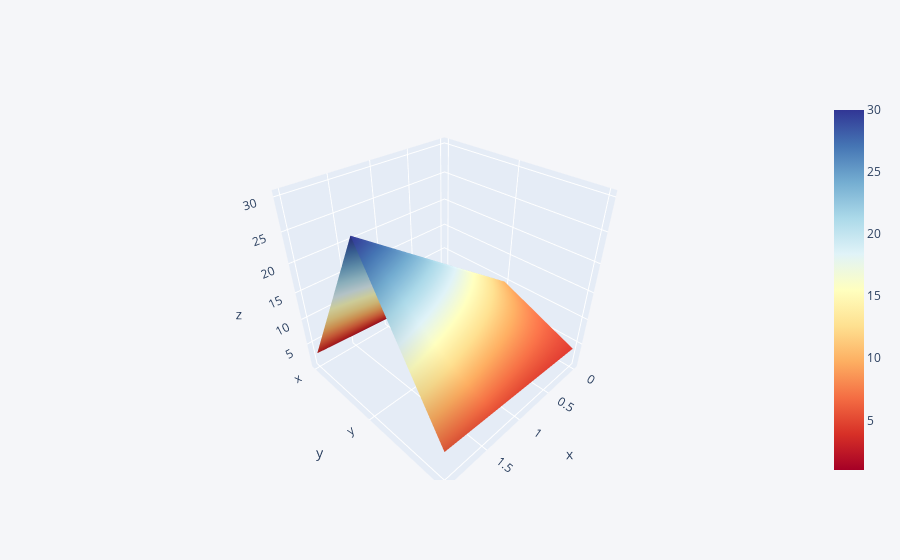

The code cell stored with this chart in its notebook:
### Code cell
df3.iplot(kind='surface', colorscale='rdylbu')

### Figure 1 — Plotly figure (JSON) as saved in the notebook; plotly's stock layout.template omitted (floating-point values rounded to 4 significant figures)
{"data": [{"colorscale": [[0, "rgb(165,0,38)"], [0.1, "rgb(215,48,39)"], [0.2, "rgb(244,109,67)"], [0.3, "rgb(253,174,97)"], [0.4, "rgb(254,224,144)"], [0.5, "rgb(255,255,191)"], [0.6, "rgb(224,243,248)"], [0.7, "rgb(171,217,233)"], [0.8, "rgb(116,173,209)"], [0.9, "rgb(69,117,180)"], [1, "rgb(49,54,149)"]], "type": "surface", "x": [0, 1, 2], "y": ["x", "y", "z"], "z": [[1, 2, 3], [10, 20, 30], [4, 5, 6]]}], "layout": {"legend": {"bgcolor": "#F5F6F9", "font": {"color": "#4D5663"}}, "paper_bgcolor": "#F5F6F9", "plot_bgcolor": "#F5F6F9", "title": {"font": {"color": "#4D5663"}}, "xaxis": {"gridcolor": "#E1E5ED", "showgrid": true, "tickfont": {"color": "#4D5663"}, "title": {"font": {"color": "#4D5663"}, "text": ""}, "zerolinecolor": "#E1E5ED"}, "yaxis": {"gridcolor": "#E1E5ED", "showgrid": true, "tickfont": {"color": "#4D5663"}, "title": {"font": {"color": "#4D5663"}, "text": ""}, "zerolinecolor": "#E1E5ED"}}}
